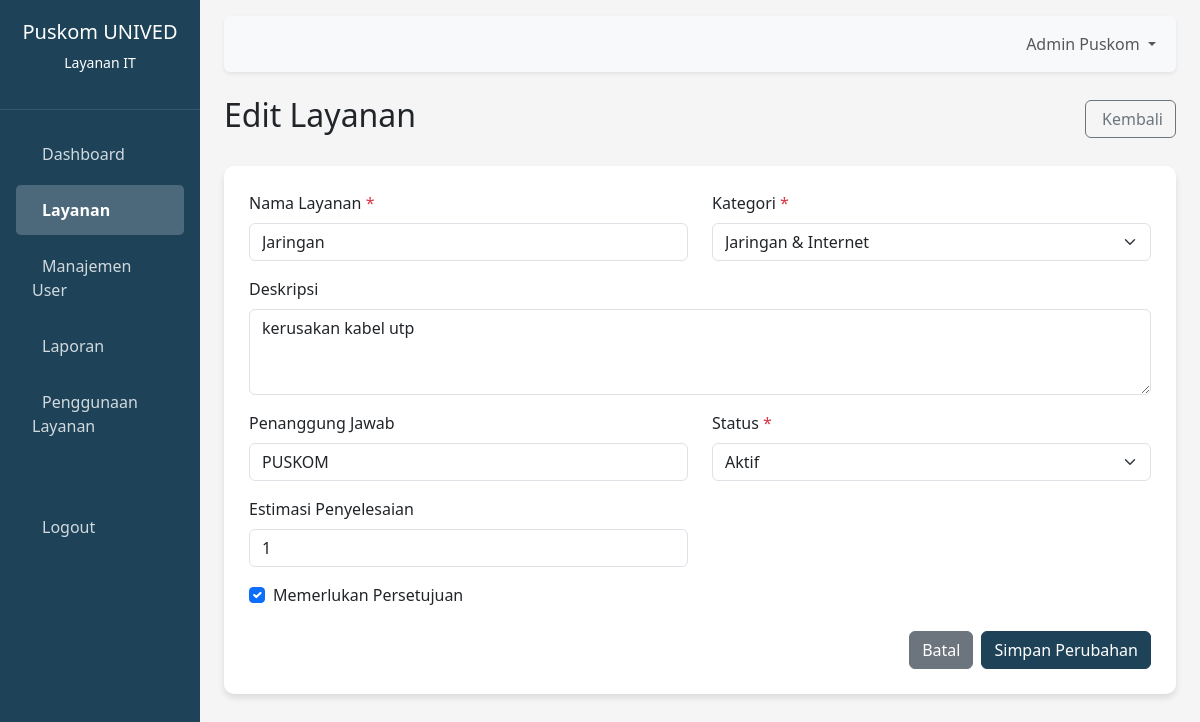
The app's page /admin/edit-layanan.php?id=1 with its own data.
### tables this page shows
CREATE TABLE `services` (
  `id` int(11) NOT NULL,
  `name` varchar(100) NOT NULL,
  `category` enum('Jaringan & Internet','Software','Hardware','Akun','Data','Lainnya') NOT NULL,
  `description` text,
  `responsible_person` varchar(100) DEFAULT NULL,
  `status` enum('Aktif','Non-Aktif','Maintenance') DEFAULT 'Aktif',
  `completion_estimate` varchar(50) DEFAULT NULL,
  `cost` decimal(10,2) DEFAULT NULL,
  `requires_approval` tinyint(1) DEFAULT '0',
  `created_at` timestamp NOT NULL DEFAULT CURRENT_TIMESTAMP,
  `updated_at` timestamp NOT NULL DEFAULT CURRENT_TIMESTAMP ON UPDATE CURRENT_TIMESTAMP
);

### admin/edit-layanan.php (the view, shortened to what this page needs)
<?php
require_once 'koneksi.php';
$id = $_GET['id'];
try {
    $stmt = $pdo->prepare("SELECT * FROM services WHERE id = ?");
    $stmt->execute([$id]);
    $service = $stmt->fetch(PDO::FETCH_ASSOC);
} catch (PDOException $e) {
    header("Location: layanan.php?error=dberror");
    exit();
}
?>
<!DOCTYPE html>
<html lang="id">
<head>
    <link href="https://cdn.jsdelivr.net/npm/bootstrap@5.3.0/dist/css/bootstrap.min.css" rel="stylesheet">
    <link rel="stylesheet" href="https://cdnjs.cloudflare.com/ajax/libs/font-awesome@6.4.0/css/all.min.css">
</head>
<body>
    <div class="container-fluid">
        <div class="row">
            <div class="col-md-3 col-lg-2 sidebar px-0 d-md-block collapse" id="sidebarCollapse">
                <div class="logo-container text-center">
                    <h5>Puskom UNIVED</h5>
                    <p class="small">Layanan IT</p>
                </div>
                <nav class="nav flex-column p-3">
                    <a href="dashboard.php" class="nav-link">
                        <i class="fas fa-tachometer-alt"></i> Dashboard
                    </a>
                    <a href="layanan.php" class="nav-link active">
                        <i class="fas fa-concierge-bell"></i> Layanan
                    </a>
                    <a href="users.php" class="nav-link">
                        <i class="fas fa-users"></i> Manajemen User
                    </a>
                    <a href="laporan.php" class="nav-link">
                        <i class="fas fa-chart-bar"></i> Laporan
                    </a>
                    <a href="penggunaan-layanan.php" class="nav-link">
                        <i class="fas fa-clipboard-list"></i> Penggunaan Layanan
                    </a>
                    <a href="#" class="nav-link mt-5">
                        <i class="fas fa-sign-out-alt"></i> Logout
                    </a>
                </nav>
            </div>
            <div class="col-md-9 col-lg-10 ml-sm-auto px-4 py-3">
                <nav class="navbar navbar-expand-lg navbar-light bg-light mb-4 rounded shadow-sm">
                    <div class="container-fluid">
                        <div class="collapse navbar-collapse" id="navbarContent">
                            <ul class="navbar-nav ms-auto mb-2 mb-lg-0">
                                <li class="nav-item dropdown">
                                    <a class="nav-link dropdown-toggle" href="#" id="navbarDropdown" role="button" data-bs-toggle="dropdown">
                                        <i class="fas fa-user-circle me-1"></i> Admin Puskom
                                    </a>
                                </li>
                            </ul>
                        </div>
                    </div>
                </nav>
                <div id="edit-layanan">
                    <div class="d-flex justify-content-between align-items-center mb-4">
                        <h2>Edit Layanan</h2>
                        <a href="layanan.php" class="btn btn-outline-secondary">
                            <i class="fas fa-arrow-left me-1"></i> Kembali
                        </a>
                    </div>
                    <div class="form-container">
                        <form method="POST" action="">
                            <div class="row">
                                <div class="col-md-6">
                                    <div class="mb-3">
                                        <label for="name" class="form-label">Nama Layanan <span class="text-danger">*</span></label>
                                        <input type="text" class="form-control" id="name" name="name"
                                               value="<?php echo htmlspecialchars($service['name']); ?>" required>
                                    </div>
                                </div>
                                <div class="col-md-6">
                                    <div class="mb-3">
                                        <label for="category" class="form-label">Kategori <span class="text-danger">*</span></label>
                                        <select class="form-select" id="category" name="category" required>
                                            <option value="Jaringan & Internet" <?php echo $service['category'] == 'Jaringan & Internet' ? 'selected' : ''; ?>>Jaringan & Internet</option>
                                        </select>
                                    </div>
                                </div>
                            </div>
                            <div class="mb-3">
                                <label for="description" class="form-label">Deskripsi</label>
                                <textarea class="form-control" id="description" name="description" rows="3"><?php echo htmlspecialchars($service['description']); ?></textarea>
                            </div>
                            <div class="row">
                                <div class="col-md-6">
                                    <div class="mb-3">
                                        <label for="responsible_person" class="form-label">Penanggung Jawab</label>
                                        <input type="text" class="form-control" id="responsible_person" name="responsible_person"
                                               value="<?php echo htmlspecialchars($service['responsible_person']); ?>">
                                    </div>
                                </div>
                                <div class="col-md-6">
                                    <div class="mb-3">
                                        <label for="status" class="form-label">Status <span class="text-danger">*</span></label>
                                        <select class="form-select" id="status" name="status" required>
                                            <option value="Aktif" <?php echo $service['status'] == 'Aktif' ? 'selected' : ''; ?>>Aktif</option>
                                        </select>
                                    </div>
                                </div>
                            </div>
                            <div class="row">
                                <div class="col-md-6">
                                    <div class="mb-3">
                                        <label for="completion_estimate" class="form-label">Estimasi Penyelesaian</label>
                                        <input type="text" class="form-control" id="completion_estimate" name="completion_estimate"
                                               value="<?php echo htmlspecialchars($service['completion_estimate']); ?>"
                                               placeholder="Contoh: 1-3 hari kerja">
                                    </div>
                                </div>
                            </div>
                            <div class="mb-3 form-check">
                                <input type="checkbox" class="form-check-input" id="requires_approval" name="requires_approval"
                                       value="1" <?php echo $service['requires_approval'] ? 'checked' : ''; ?>>
                                <label class="form-check-label" for="requires_approval">Memerlukan Persetujuan</label>
                            </div>
                            <div class="d-flex justify-content-end mt-4">
                                <a href="layanan.php" class="btn btn-secondary me-2">Batal</a>
                                <button type="submit" class="btn btn-primary">Simpan Perubahan</button>
                            </div>
                        </form>
                    </div>
                </div>
            </div>
        </div>
    </div>
</body>
</html>

### admin/edit-layanan.php (style rules this page uses)
:root { --primary-color: #0d6efd; --secondary-color: #6c757d; --success-color: #198754; --danger-color: #dc3545; --warning-color: #ffc107; --info-color: #0dcaf0; --light-color: #f8f9fa; --dark-color: #212529; --university-color: #1e4359; }
body { font-family: 'Segoe UI', Tahoma, Geneva, Verdana, sans-serif; background-color: #f5f5f5; }
.sidebar { min-height: 100vh; background-color: var(--university-color); color: white; transition: all 0.3s; }
.sidebar .nav-link { color: rgba(255, 255, 255, 0.8); padding: 0.8rem 1rem; margin: 0.2rem 0; border-radius: 0.3rem; }
.sidebar .nav-link.active { background-color: rgba(255, 255, 255, 0.2); color: white; font-weight: 600; }
.btn-primary { background-color: var(--university-color); border-color: var(--university-color); }
.logo-container { padding: 20px 15px; border-bottom: 1px solid rgba(255, 255, 255, 0.1); }
.form-container { background-color: white; border-radius: 10px; box-shadow: 0 4px 6px rgba(0, 0, 0, 0.1); padding: 25px; }

### records on screen
services: name "Jaringan", category "Jaringan & Internet", description "kerusakan kabel utp", responsible_person "PUSKOM", status "Aktif", completion_estimate "1", requires_approval "☑"
